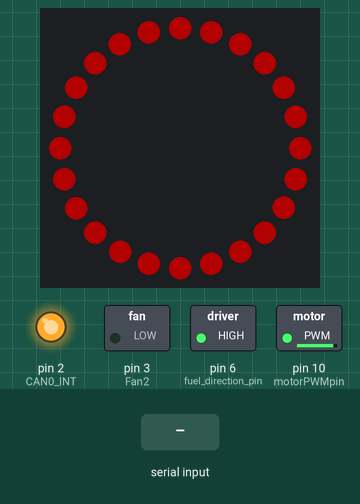
A sketch run on a simulated Arduino Uno, built with avr-gcc and run on an emulated ATmega328P. Parts: 24 RGB LEDs in a ring, first at the top, clockwise, switched loads named in the sketch (green lamp = pin HIGH), output pins drawn as LEDs (lit = HIGH). Inputs (shaded band) come from the test bench. Dim RGB values are drawn brighter than linear; pins used as bus, display or sensor lines are not drawn; what the sketch prints to the serial monitor is not drawn.

Above: at 5.5 s.
5.6 s: "30,150,10\n" received over Serial
At 6.2 s:
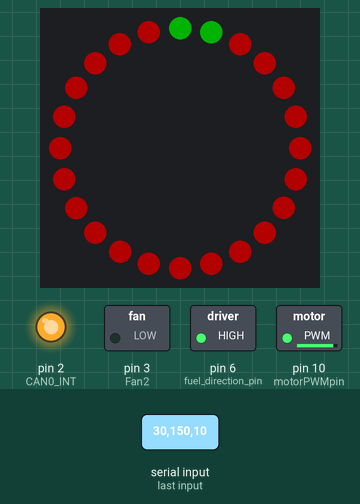
7.3 s: "90,45\n" received over Serial
At 7.6 s:
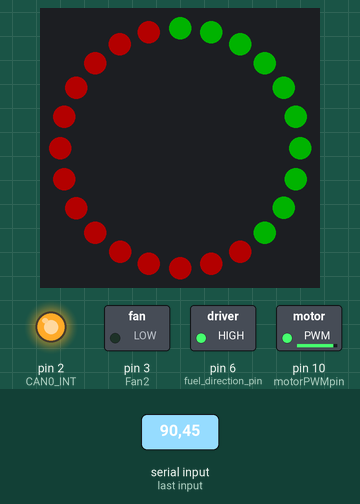
8.8 s: "1" received over Serial
At 10.0 s:
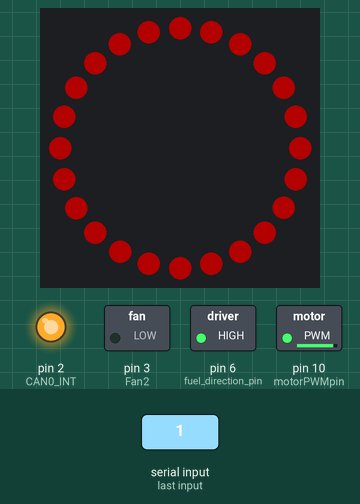
10.3 s: "90,45,200,10\n" received over Serial
At 11.4 s:
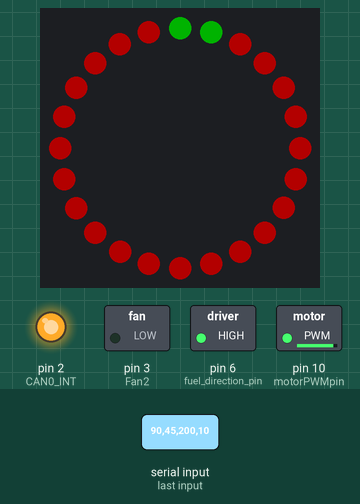
Timing chart, 0 to 12.8 s (numbered marks = the images above; inputs shaded):
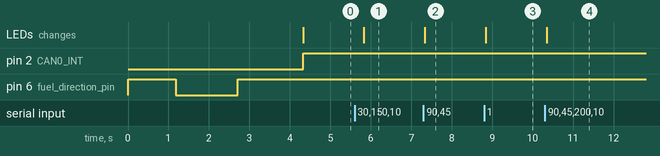

The sketch:

Boxster986_Fan_Controller.ino
```cpp
#include <EEPROM.h>
#include "config.h"
#include <mcp_can.h>
#include <SPI.h>
#include <avr/wdt.h>
#include <Arduino.h>
#include <PWM.h>
#include <FastLED.h>
#include "CANBUS.h"
CANBUS canbus;           //Initiate class for canbus-interpreter

EEPROMSettings settings;

//Led ring pin
#define ledRing    4
#define LED_TYPE    WS2811
#define COLOR_ORDER GRB
#define NUM_LEDS    24
CRGB leds[NUM_LEDS];
#define BRIGHTNESS          100
#define FRAMES_PER_SECOND  120

unsigned long looptime, canlooptime, gaugeresettime = 0;

long unsigned int rxId;
unsigned char len = 0;
unsigned char rxBuf[8];
char msgString[128];                        // Array to store serial string

#define CAN0_INT 2                              // Set INT to pin 2
MCP_CAN CAN0(9);                               // Set CS to pin 9 de[ending on shield used

char mes[8] = {0, 0, 0, 0, 0, 0, 0, 0};

int16_t InverterTemp = 0;
int16_t BatteryTemp = 0;
int16_t MotorSpeed = 0;
int packCurrent = 0;
int tempguageval = 0;

//---------Fuel Guage------------//
//High for anti-clockwise
int fuel_direction_pin = 6;
int fuel_fuel_step_pin = 7;

int full_sweep_steps = 385;

int desiredposition = 0;
int actualposition = 0;
int SOC = 0;

int highestTemp = 0;
bool usersetsoc = false;

int DCL = 0;
int DCL32 = 0;
int throtmax = 0;
int throtmax32 = 0;

bool errorBMS = false;

int gear = 0;


//---------PWM Pump Control -------//
const int motorPWMpin = 10;
const int batteryPWMpin = 5;
int motorDutyCycle = 10;
int batteryDutyCycle = 50;
///////////////////////////////////

bool canactive = 0;
int32_t cantime = 0;

///////////Menu variables///////////////////
int menuload = 0;
int debug = 1;
int candebug = 0;
//////////////////////////////////////////

void loadSettings(){
  settings.Temp1 = 35;
  settings.Temp2 = 55;
  settings.TempHys = 5;
}

void setup(){
  Serial.begin(115200);
  Serial.setTimeout(20);

  FastLED.addLeds<LED_TYPE,ledRing,COLOR_ORDER>(leds, NUM_LEDS).setCorrection(TypicalLEDStrip);
  // set master brightness control
  FastLED.setBrightness(BRIGHTNESS);
  FastLED.show();

  // Initialize MCP2515 running at 16MHz with a baudrate of 500kb/s and the masks and filters disabled.
  if (CAN0.begin(MCP_ANY, CAN_500KBPS, MCP_8MHZ) == CAN_OK)
    Serial.println("MCP2515 Initialized Successfully!");
  else
    Serial.println("Error Initializing MCP2515...");

  CAN0.setMode(MCP_NORMAL);                     // Set operation mode to normal so the MCP2515 sends acks to received data.

  pinMode(CAN0_INT, INPUT);                            // Configuring pin for /INT input

  Serial.println("Time Stamp,ID,Extended,LEN,D1,D2,D3,D4,D5,D6,D7,D8");

  ///////////////////CONFIGURE PINS///////////////////////////////////
  pinMode(Fan1, OUTPUT);
  pinMode(Fan2, OUTPUT);
  //pinMode(motorPWMpin, OUTPUT);
  //pinMode(batteryPWMpin, OUTPUT);
  pinMode(fuel_direction_pin, OUTPUT);
  pinMode(fuel_fuel_step_pin, OUTPUT);
  //////////////////////////////////////////////////////////////////////////////////
  EEPROM.get(0, settings);

  //Set pumps to off
  //analogWrite(motorPWMpin, (255-map(motorDutyCycle, 0, 100, 0, 255)));
  InitTimersSafe();
  SetPinFrequencySafe(motorPWMpin, 100);
  //SetPinFrequencySafe(batteryPWMpin, 100);
  pwmWriteHR(motorPWMpin, map(motorDutyCycle, 0, 100, 65535, 0));
  //pwmWriteHR(batteryPWMpin, map(batteryDutyCycle, 0, 100, 65535, 0));

  //Wind dial anticlockwise at startup to calibrate
  digitalWrite(fuel_direction_pin, HIGH);
  for (int i = 0; i <= full_sweep_steps*3; i++) {
    digitalWrite(fuel_fuel_step_pin, HIGH);
    delay(1);
    digitalWrite(fuel_fuel_step_pin, LOW);
  }

  //Dial sweep
  tempguageval = 139;
  MotorSpeed = 8000;
  cansend();
  desiredposition = full_sweep_steps;
  movefuelguageneedle();

  for (int i = 0; i <= 5; i++) {
      //Keep canbus happy by keep sending message
      cansend();
      delay(180);
  }

  tempguageval = 0;
  MotorSpeed = 0;
  cansend();
  desiredposition = 0;
  movefuelguageneedle();

  delay(1200);

  wdt_enable(WDTO_2S);
}

void loop(){
  //Check for incoming messages
  if (CAN0.checkReceive() == 3) {candecode();}

  //Check serial and go to menu
  if (Serial.available() > 0){
    //menu();
    int inputval = Serial.parseInt();
    if (inputval > 0){
      SOC = inputval;
    }
    usersetsoc = true;
  }

  if (canactive == 1){cantime = millis();}
  else {if (millis() - cantime > 2000){canactive = 0;}}

  //Send CAN every 80ms
  if (millis() - canlooptime > 80){
    cansend();
    canlooptime = millis();
  }

  //Re-calibrate gauge every 3 minutes
  if (millis() - gaugeresettime > 180000){
    gaugeReset();
    gaugeresettime = millis();
  }

  //Fan control every 500ms
  if (millis() - looptime > 500){
    //cansend();
    looptime = millis();
    if (debug == 1)
    {
      Serial.println();
      if (digitalRead(Fan1)){Serial.print("Fan 1 : ON");}
      else{Serial.print("Fan 1 : OFF");}
      Serial.println();
      if (digitalRead(Fan2)){Serial.print("Fan 2 : ON");}
      else{Serial.print("Fan 2 : OFF");}
      Serial.println();
      Serial.print("Inverter Temp : ");
      Serial.print(InverterTemp);
      Serial.println("˚C");
      Serial.print("Battery Temp : ");
      Serial.print(BatteryTemp);
      Serial.println("˚C");
      Serial.print("Motor Speed : ");
      Serial.print(MotorSpeed);
      Serial.println("rpm");
      Serial.print("Pack Current: ");
      Serial.print(packCurrent);
      Serial.println("A");
      Serial.print("Battery SOC : ");
      Serial.print(SOC);
      Serial.println("%");
      Serial.print("Can Active : ");
      Serial.print(canactive);
      Serial.println();
      Serial.print("DCL : ");
      Serial.print(DCL);
      Serial.println();
      Serial.print("Calc Throtmax : ");
      Serial.print(throtmax);
      Serial.println();
      Serial.print("Gear : ");
      Serial.print(gear);
      Serial.println();
      Serial.print("BMS Errors : ");
      if(errorBMS){Serial.println("Yes");}
      else{Serial.println("No");}
      Serial.print("idcmax sent to Drive unit: ");
      Serial.println(DCL32/32);
      Serial.println();
      Serial.println();
    }

    if (canactive == 1){
      if (highestTemp > settings.Temp1){
        digitalWrite(Fan1, HIGH);
      }
      if (highestTemp < (settings.Temp1 - settings.TempHys)){
        digitalWrite(Fan1, LOW);
      }
      if (highestTemp > settings.Temp2){
        digitalWrite(Fan2, HIGH);
        digitalWrite(Fan1, LOW);
      }
      if (highestTemp < (settings.Temp2 - settings.TempHys) && highestTemp > settings.Temp1){
        digitalWrite(Fan2, LOW);
        digitalWrite(Fan1, HIGH);
      }

    }
    else{digitalWrite(Fan1, HIGH);}
    canactive = 0;

    //Neutral
    if(gear == 0){
      ledSOC(SOC);
    }
    //Drive
    if(gear == 1){
      ledBrakelight();
    }
    //Reverse
    if(gear == 15){
      ledReverse();
    }

  }

  movefuelguageneedle();
  wdt_reset();
}

void ledSOC(int socinput){

  int amountgreen = map(socinput, 0, 100, 0, NUM_LEDS);
  int amountred = NUM_LEDS - amountgreen;
  /*
  Serial.print("Amount green:");
  Serial.println(amountgreen);
  Serial.print("Amount red:");
  Serial.println(amountred);
  */

  for(int i=0;i<amountgreen;i++){
      leds[i].setRGB(0,255,0);
      leds[i].fadeLightBy(BRIGHTNESS);
  }
  for(int j=0;j<amountred;j++){
      leds[amountgreen+j].setRGB(255,0,0);
      leds[amountgreen+j].fadeLightBy(BRIGHTNESS);
  }
  FastLED.show();

}

void ledBrakelight(){
  for(int i=0;i<NUM_LEDS;i++){
      leds[i].setRGB(255,0,0);
      leds[i].fadeLightBy(BRIGHTNESS);
  }
  FastLED.show();
}

void ledReverse(){
  for(int i=0;i<NUM_LEDS;i++){
      leds[i].setRGB(255,255,255);
      leds[i].fadeLightBy(BRIGHTNESS);
  }
  FastLED.show();
}

void gaugeReset(){

  int amountofstepstorewind = map(SOC, 0, 100, full_sweep_steps, 0);
  amountofstepstorewind = amountofstepstorewind + 50;
  digitalWrite(fuel_direction_pin, HIGH);
  for (int i = 0; i <= amountofstepstorewind; i++) {
    digitalWrite(fuel_fuel_step_pin, HIGH);
    delay(1);
    digitalWrite(fuel_fuel_step_pin, LOW);
  }

  //let movefuelguageneedle know it has been reset
  actualposition = 0;
  Serial.println(amountofstepstorewind);
}

void menu(){
  byte incomingByte = Serial.read(); // read the incoming byte:
  delay(10);
  if (menuload == 3)
  {
    switch (incomingByte){
      case 'q': //q for quit
        menuload = 0;
        incomingByte = 's';
        break;
      case '1':
        menuload = 3;
        candebug = !candebug;
        incomingByte = '1';
        break;
    }
  }
  if (menuload == 1){
    switch (incomingByte)
    {
      case '1':
        if (Serial.available() > 0){
          settings.Temp1 = (Serial.parseInt());
          menuload = 0;
          incomingByte = 's';
        }
        break;

      case '2':
        if (Serial.available() > 0){
          settings.Temp2 = (Serial.parseInt());
          menuload = 0;
          incomingByte = 's';
        }
        break;

      case '3':
        if (Serial.available() > 0){
          settings.TempHys = (Serial.parseInt());
          menuload = 0;
          incomingByte = 's';
        }
        break;
      case '4':
        if (Serial.available() > 0){
          desiredposition = map(Serial.parseInt(), 0, 100, full_sweep_steps, 0);
          menuload = 0;
          incomingByte = 's';
        }
        break;
      case 'q': //q for quit
        EEPROM.put(0, settings);
        debug = 1;
        menuload = 0;
        break;
      case 'd':
        debug = 0;
        menuload = 1;
        Serial.println();
        Serial.println();
        Serial.println();
        Serial.println("/////////// Fan Controller Settings ///////////");
        Serial.println("/////////// Debug Settings/////////////////////////");
        Serial.println("Zero-EV Conversions LTD");
        Serial.println("");
        Serial.print("1 - Can Debug : ");
        Serial.println(candebug);
        Serial.println();
        menuload = 3;
        break;
      case 'r': //
        Serial.println();
        Serial.print("Settings Reset");
        loadSettings();
        EEPROM.put(0, settings);
        menuload = 0;
        incomingByte = 's';
        break;
      default:
        // if nothing else matches, do the default
        // default is optional
        break;
    }
  }
  if (menuload == 0){
    switch (incomingByte){
      case 's': //Setup
        debug = 0;
        menuload = 1;
        Serial.println();
        Serial.println();
        Serial.println();
        Serial.println("/////////// Fan Controller Settings ///////////");
        Serial.println("/////////// Main Menu ////////////////////////////");
        Serial.println("Zero-EV Conversions LTD");
        Serial.println("");
        Serial.print("1 - Fan stage 1 On Temperature : ");
        Serial.print(settings.Temp1);
        Serial.println(" C");
        Serial.print("2 - Fan stage 2 On Temperature : ");
        Serial.print(settings.Temp2);
        Serial.println(" C");
        Serial.print("3 - Temperature Hystersis : ");
        Serial.print(settings.TempHys);
        Serial.println(" C");
        Serial.print("4 - Fuel Guage Test Position : ");
        Serial.print(desiredposition);
        Serial.println(" steps");
        Serial.println("d - Debug Settings");
        Serial.println("R - Reset to Factory Settings");
        Serial.println("Q - Exit Menu");
        Serial.println();
        break;
      default:
        // if nothing else matches
        break;
    }
  }
}

void movefuelguageneedle(){
  //Need to move clockwise
  if(desiredposition > actualposition){
    digitalWrite(fuel_direction_pin, LOW);
    int num_steps_calculated = desiredposition - actualposition;
    //Serial.print(num_steps_calculated);
    //Serial.println(" steps moved clockwise");
    for (int i = 0; i <= num_steps_calculated; i++) {
      digitalWrite(fuel_fuel_step_pin, HIGH);
      delay(1);
      digitalWrite(fuel_fuel_step_pin, LOW);
    }
    actualposition = desiredposition; //Move has been completed!
  }

  //Need to move anti-clockwise
  if(desiredposition < actualposition){
    digitalWrite(fuel_direction_pin, HIGH);
    int num_steps_calculated = actualposition - desiredposition;
    //Serial.print(num_steps_calculated);
    //Serial.println(" steps moved anti-clockwise");
    for (int i = 0; i <= num_steps_calculated; i++) {
      digitalWrite(fuel_fuel_step_pin, HIGH);
      delay(1);
      digitalWrite(fuel_fuel_step_pin, LOW);
    }
    actualposition = desiredposition; //Move has been completed!
  }
}

void candecode(){

  CAN0.readMsgBuf(&rxId, &len, rxBuf);      // Read data: len = data length, buf = data byte(s)

  //Battery Temp
  if (rxId == 0x356){
    //BatteryTemp = rxBuf[5];
    BatteryTemp = canbus.decode(rxBuf, len, 32, 16, "LSB", "SIGNED", 0.1, 0);
    if(BatteryTemp > 200){
      BatteryTemp = 0;
    }
    canactive = 1;
  }

  //DU1 Feedback
  if (rxId == 0x125){
    canactive = 1;
  }

  //DU1 Status
  if (rxId == 0x126){
    gear = canbus.decode(rxBuf, len, 8, 4, "LSB", "UNSIGNED", 1, 0);
    InverterTemp = canbus.decode(rxBuf, len, 32, 16, "LSB", "SIGNED", 1, 0);
    canactive = 1;
  }

  //BMS Errors
  if (rxId == 0x35A){
    int dtc1_0 = rxBuf[0];
    int dtc1_1 = rxBuf[1];
    int dtc2_0 = rxBuf[2];
    int dtc2_1 = rxBuf[3];
    if (dtc1_0 > 0 || dtc1_1 > 0 || dtc2_0 > 0 || dtc2_1 > 0){errorBMS = 1;} else{errorBMS = 0;}
    canactive = 1;
  }

  //SOC
  if (rxId == 0x355){
    if (!usersetsoc){
      //SOC = rxBuf[1]/2;
      SOC = canbus.decode(rxBuf, len, 0, 16, "LSB", "UNSIGNED", 1, 0);
    }
    desiredposition = map(SOC, 0, 100, full_sweep_steps, 0);
    canactive = 1;
  }

  //BMS Limits
  if (rxId == 0x351){
    DCL = canbus.decode(rxBuf, len, 32, 16, "LSB", "UNSIGNED", 0.1, 0);
    throtmax = map(DCL, 0, 400, 30, 100);
    throtmax32 = throtmax * 32;
    DCL32 = (DCL) * 32;     //DEVIDE BY TWO TO CORRECT INNACURACY OF DU DC BUS MEASURE
  }

  //Batterystatus
  if (rxId == 0x356){
    packCurrent = canbus.decode(rxBuf, len, 16, 16, "LSB", "SIGNED", 0.1, 0);
    //Devide by 10 and make number positive
    packCurrent = abs(packCurrent);
    //Map to have 0 amps at 4k rpm
    MotorSpeed = map(packCurrent, 0, 400, 0, 4000);
    canactive = 1;
  }

  //Get highest of two temperatures
  if(InverterTemp > BatteryTemp){highestTemp = InverterTemp;}
  else {highestTemp = BatteryTemp;}

  //Convert to farenheit
  //highestTemp = (highestTemp*1.8) + 32;
  //Map to guage value
  //Serial.println(tempguageval);
  tempguageval = map(highestTemp, -5, 50, 0, 55);

  if (debug == 1){
    if (candebug == 1){
      Serial.print(millis());
      if ((rxId & 0x80000000) == 0x80000000)    // Determine if ID is standard (11 bits) or extended (29 bits)
        sprintf(msgString, ",0x%.8lX,true,1, %1d", (rxId & 0x1FFFFFFF), len);
      else
        sprintf(msgString, ",0x%.3lX,false,1,%1d", rxId, len);

      Serial.print(msgString);

      if ((rxId & 0x40000000) == 0x40000000) {  // Determine if message is a remote request frame.
        sprintf(msgString, " REMOTE REQUEST FRAME");
        Serial.print(msgString);
      } else {
        for (byte i = 0; i < len; i++) {
          sprintf(msgString, ", %.2X", rxBuf[i]);
          Serial.print(msgString);
        }
      }
      Serial.println();
    }
  }
}

String toBinary(int input1, int length1){

    String tempString = String(input1, BIN);

    if(tempString.length() == length1){
      return tempString;
    } else {
      int paddingToAdd = length1-tempString.length();
      String zeros = "";
      for (int i = 1; i <= paddingToAdd; i++) {
        zeros = zeros + "0";
      }
      tempString = zeros + tempString;
    }

}

void cansend(){
  uint32_t id = 0x289;
  mes[0] = 0x00;
  mes[1] = (2 * 1.655 * tempguageval) + 48;
  mes[2] = 0x00;
  mes[3] = 0x00;
  mes[4] = 0x00;
  mes[5] = 0x00;
  mes[6] = 0x00;
  mes[7] = 0x00;
  CAN0.sendMsgBuf(id, 0, 8, mes);
  delay(4);

  //if(!errorBMS){
    //Engine MIL Light
    id = 0x4E0;
    mes[0] = 0x00;
    mes[1] = 0x00;
    mes[2] = 0x00;
    mes[3] = 0x00;
    mes[4] = 0x00;
    mes[5] = 0x00;
    mes[6] = 0x00;
    mes[7] = 0x00;
    CAN0.sendMsgBuf(id, 0, 8, mes);
    delay(4);
  //}

  id = 0x280;
  mes[0] = 0x00;
  mes[1] = 0x00;
  mes[2] = lowByte(MotorSpeed *4); //engine rpm x4 lsb
  mes[3] = highByte(MotorSpeed *4); //engine rpm x4 msb
  mes[4] = 0x00;
  mes[5] = 0x00;
  mes[6] = 0x00;
  mes[7] = 0x00;
  CAN0.sendMsgBuf(id, 0, 8, mes);
}
```

CANBUS.h
```cpp
/*
  CANBUS Library, created by Seb Smith
*/

#ifndef CANBUS_h
#define CANBUS_h

#include "arduino.h"

class CANBUS
{
  public:
    double decode(unsigned char msg[], int meslength, int startBit, int bitLength, String byteOrder, String dataType, double Scale, double bias);
  private:
  	String reverseString(String inputString);
  	String toBinary(int input1, int length1);
};

#endif
```

config.h
```cpp
#pragma once

#include <Arduino.h>

///Pinouts///
#define Fan1     2
#define Fan2     3

#define EEPROM_PAGE         0

typedef struct {
  uint8_t version;
  uint8_t Temp1;       //temperature fan stage 1 comes on
  uint8_t Temp2;      //temperature fan stage 2 comes on
  uint8_t TempHys;      //temperature hysterisis
}EEPROMSettings;
```

Source omitted: CANBUS.cpp (5639 bytes)

Measured:
- after the input at 5.6 s, the LEDs: change after 0.23 s (image 1)
- after the input at 7.3 s, the LEDs: change at once (image 2)
- after the input at 8.8 s, the LEDs: change at once (image 3)
- after the input at 10.3 s, the LEDs: change at once (image 4)
